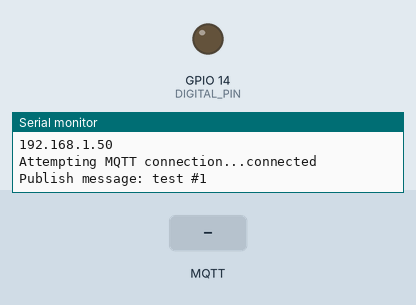
Simulated run of this sketch. Board: ESP8266 (NodeMCU). Parts: output pins drawn as LEDs (lit = HIGH), the last lines printed to the serial monitor. The test bench sets the inputs (shaded band). WiFi joins after 1.5 s; servers stay silent unless stated; no MQTT or app messages arrive unless stated.

Above: at 2.7 s.
2.8 s: MQTT message "2" arrives on the first subscribed topic
At 4.0 s:
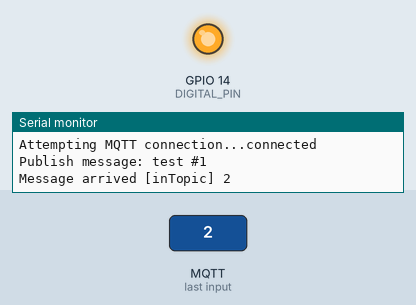
4.3 s: MQTT message "1" arrives on the first subscribed topic
At 5.3 s:
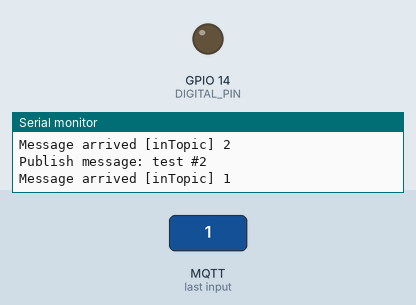
Timing chart, 0 to 7.3 s (numbered marks = the images above; inputs shaded):
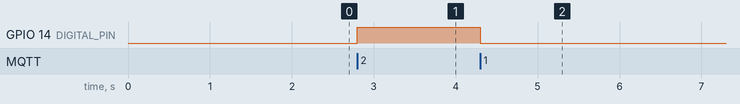

The sketch:

mqtt_light.ino
```cpp
#include <ESP8266WiFi.h>
#include <PubSubClient.h> //należy pobrać i zainstalować bibliotekę

const char* ssid = "Nazwa_sieci"; //tu nalezy wpisac nazwe swoje sieci wi-fi
const char* password = "haslo"; //tutaj hasło do tej sieci
const char* mqtt_server = "192.168.0.169"; //ip naszego brokera

#define DIGITAL_PIN  14 //pin do którego podpięty jest przekaźnik
WiFiClient espClient;
PubSubClient client(espClient);
long lastMsg = 0;
char msg[50];
int value = 0;

void setup() {
  pinMode(DIGITAL_PIN, OUTPUT);
  digitalWrite(DIGITAL_PIN, LOW);
  Serial.begin(115200);
  setup_wifi();
  client.setServer(mqtt_server, 1883);
  client.setCallback(callback);
}

void setup_wifi() {

  delay(10);
  Serial.println();
  Serial.print("Connecting to ");
  Serial.println(ssid);

  WiFi.begin(ssid, password);

  while (WiFi.status() != WL_CONNECTED) {
    delay(500);
    Serial.print(".");
  }

  Serial.println("");
  Serial.println("WiFi connected");
  Serial.println("IP address: ");
  Serial.println(WiFi.localIP());
}

void callback(char* topic, byte* payload, unsigned int length) {
  Serial.print("Message arrived [");
  Serial.print(topic);
  Serial.print("] ");
  for (int i = 0; i < length; i++) {
    Serial.print((char)payload[i]);
  }
  Serial.println();

  if ((char)payload[0] == '1') {
    digitalWrite(DIGITAL_PIN, LOW);

  } else if ((char)payload[0] == '2') {
    digitalWrite(DIGITAL_PIN, HIGH);
  }

}

void reconnect() {
  while (!client.connected()) {
    Serial.print("Attempting MQTT connection...");
    if (client.connect("ESP8266Client")) {
      Serial.println("connected");
      client.publish("outTopic", "test");
      client.subscribe("inTopic");
    } else {
      Serial.print("failed, rc=");
      Serial.print(client.state());
      Serial.println(" try again in 5 seconds");
      delay(5000);
    }
  }
}
void loop() {

  if (!client.connected()) {
    reconnect();
  }
  client.loop();

  long now = millis();
  if (now - lastMsg > 2000) {
    lastMsg = now;
    ++value;
    //testowo ESP cały czas na OutTopic wysyła wiadomości
    snprintf (msg, 75, "test #%ld", value);
    Serial.print("Publish message: ");
    Serial.println(msg);
    client.publish("outTopic", msg);
  }
}
```

Measured:
- after the input at 2.8 s, GPIO 14 (DIGITAL_PIN): LOW → HIGH at once
- after the input at 4.3 s, GPIO 14 (DIGITAL_PIN): HIGH → LOW at once
